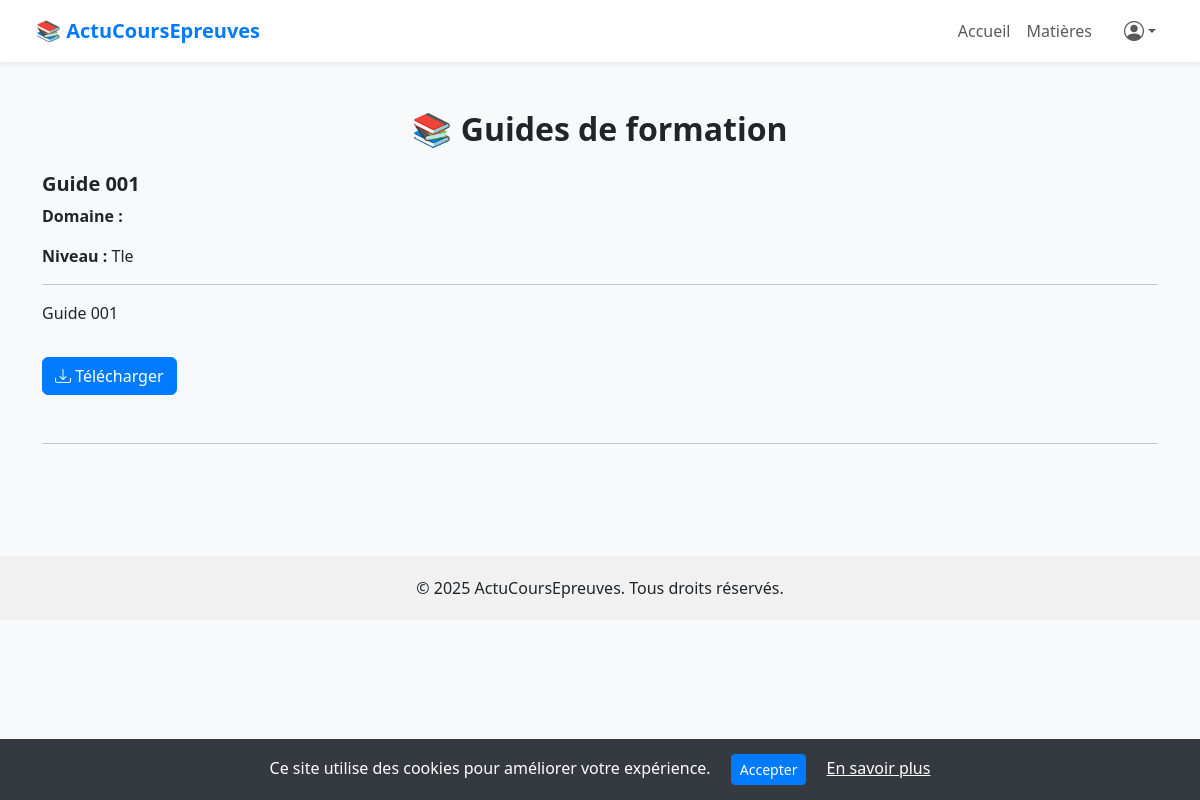
/guides-formation/ (signed in), run on the app's committed database.
### blog/models.py (models this page shows, shortened)
class GuideFormation(models.Model):
    titre = models.CharField(max_length=200)
    description = models.TextField(blank=True)
    matiere = models.ForeignKey(Matiere, on_delete=models.CASCADE)
    lien_drive = models.URLField(blank=True, null=True)
    prix = models.DecimalField(max_digits=6, decimal_places=2, default=0.0)
    niveau = models.CharField(max_length=100, choices=NIVEAUX, default='Tle')
    annee = models.PositiveIntegerField()
    created_at = models.DateTimeField(auto_now_add=True)
    telechargements = models.PositiveIntegerField(default=0)
    utilisateurs_telechargeurs = models.ManyToManyField(User, blank=True)

### blog/views.py (the view, shortened to what this page needs)
# urls.py: path('guides-formation/', views.guides_formation, name='guides_formation'),
def guides_formation(request):
    guides = GuideFormation.objects.all()
    matieres = Matiere.objects.all()
    niveaux = GuideFormation.objects.values_list('niveau', flat=True).distinct()
    query = request.GET.get('q')
    niveau = request.GET.get('niveau')
    matiere_id = request.GET.get('matiere')
    for guide in guides:
        guide.icone = get_matiere_icon(guide.matiere.nom)
    if niveau:
        guides = guides.filter(niveau=niveau)
    if matiere_id:
        guides = guides.filter(matiere__id=matiere_id)
    context = {
        'guides': guides,
        'matieres': matieres,
        'niveaux': niveaux,
    }
    return render(request, 'guides_formation.html', context)

### blog/utils.py (called while the page is built)
def get_matiere_icon(nom):
    return {
        "Mathématiques": "📐",
        "Physique-Chimie": "⚛️",
        "Français": "📚",
        "SVT": "🔬",
        "Anglais": "🇬🇧",
        "Histoire-Géographie": "🌍",
        "Philosophie": "🤔",
        "EPS": "🏃",
        "Informatique": "💻",
        "Économie": "💰",
        "Technologie": "🔧",
        "Espagnol": "🗣️",
        "Allemand": "🗣️",
        "Arts Appliqués": "🎨",
    }.get(nom, "📘")

### blog/templates/guides_formation.html (shortened to what this page needs)
{% extends 'base.html' %}
{% block content %}
<div class="container py-5">
  <h2 class="text-center mb-4 fw-bold">📚 Guides de formation</h2>
  {% if guides %}
    {% for guide in guides %}
      <div class="mb-5">
        <h5 class="fw-bold">{{ guide.titre }}</h5>
        <p><strong>Domaine :</strong> {{ guide.domaine }}</p>
        <p><strong>Niveau :</strong> {{ guide.niveau }}</p>
        <hr>
        <div>
          {{ guide.description|linebreaks }}
        </div>
        <a href="{% url 'telecharger_guide' guide.id %}" class="btn btn-primary mt-3">
          <i class="bi bi-download"></i> Télécharger
        </a>
      </div>
      <hr>
    {% endfor %}
  {% else %}
    <p class="text-center text-muted">Aucun guide de formation disponible pour le moment.</p>
  {% endif %}
</div>
{% endblock %}

### blog/templates/base.html (style rules this page uses)
body { background-color: #f8f9fa; }
.btn-primary { background-color: #007bff; border-color: #007bff; }

### data on the page
GuideFormation: titre "Guide 001", niveau "Tle", description "Guide 001"
